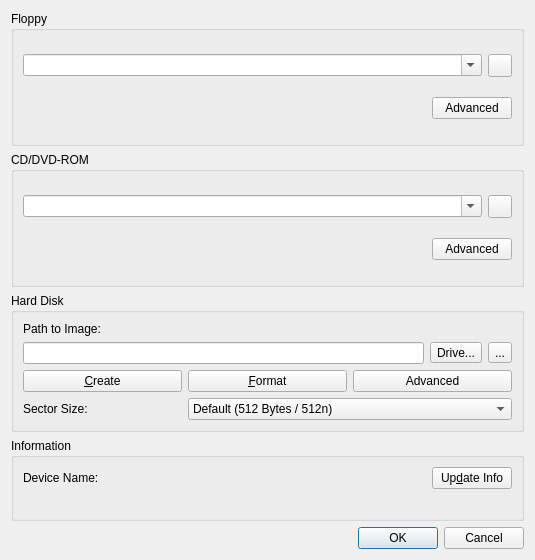
<?xml version="1.0" encoding="UTF-8"?>
<ui version="4.0">
 <author>Andrey Rijov</author>
 <class>Properties_Window</class>
 <widget class="QDialog" name="Properties_Window">
  <property name="windowModality">
   <enum>Qt::WindowModal</enum>
  </property>
  <property name="geometry">
   <rect>
    <x>0</x>
    <y>0</y>
    <width>535</width>
    <height>560</height>
   </rect>
  </property>
  <property name="windowTitle">
   <string>Properties</string>
  </property>
  <property name="windowIcon">
   <iconset resource="../resources/icons.qrc">
    <normaloff>:/edit.png</normaloff>:/edit.png</iconset>
  </property>
  <layout class="QVBoxLayout" name="verticalLayout">
   <item>
    <widget class="QGroupBox" name="GB_Floppy">
     <property name="sizePolicy">
      <sizepolicy hsizetype="Preferred" vsizetype="Minimum">
       <horstretch>0</horstretch>
       <verstretch>0</verstretch>
      </sizepolicy>
     </property>
     <property name="title">
      <string>Floppy</string>
     </property>
     <layout class="QGridLayout" name="gridLayout_3">
      <item row="0" column="0" colspan="2">
       <layout class="QHBoxLayout" name="horizontalLayout_4">
        <item>
         <widget class="QComboBox" name="CB_FD_Devices">
          <property name="editable">
           <bool>true</bool>
          </property>
         </widget>
        </item>
        <item>
         <widget class="QToolButton" name="TB_FD_Image_Browse">
          <property name="baseSize">
           <size>
            <width>0</width>
            <height>0</height>
           </size>
          </property>
          <property name="toolTip">
           <string>Browse</string>
          </property>
          <property name="text">
           <string/>
          </property>
          <property name="icon">
           <iconset resource="../resources/icons.qrc">
            <normaloff>:/open-file.png</normaloff>:/open-file.png</iconset>
          </property>
          <property name="toolButtonStyle">
           <enum>Qt::ToolButtonIconOnly</enum>
          </property>
         </widget>
        </item>
       </layout>
      </item>
      <item row="1" column="0">
       <spacer name="horizontalSpacer">
        <property name="orientation">
         <enum>Qt::Horizontal</enum>
        </property>
        <property name="sizeHint" stdset="0">
         <size>
          <width>114</width>
          <height>20</height>
         </size>
        </property>
       </spacer>
      </item>
      <item row="1" column="1">
       <widget class="QPushButton" name="TB_FD_Advanced_Settings">
        <property name="text">
         <string>Advanced</string>
        </property>
        <property name="icon">
         <iconset resource="../resources/icons.qrc">
          <normaloff>:/configure.png</normaloff>:/configure.png</iconset>
        </property>
       </widget>
      </item>
     </layout>
    </widget>
   </item>
   <item>
    <widget class="QGroupBox" name="GB_CDROM">
     <property name="sizePolicy">
      <sizepolicy hsizetype="Preferred" vsizetype="Minimum">
       <horstretch>0</horstretch>
       <verstretch>0</verstretch>
      </sizepolicy>
     </property>
     <property name="title">
      <string>CD/DVD-ROM</string>
     </property>
     <layout class="QGridLayout" name="gridLayout_4">
      <item row="0" column="0" colspan="2">
       <layout class="QHBoxLayout" name="horizontalLayout_3">
        <item>
         <widget class="QComboBox" name="CB_CDROM_Devices">
          <property name="editable">
           <bool>true</bool>
          </property>
         </widget>
        </item>
        <item>
         <widget class="QToolButton" name="TB_CDROM_Image_Browse">
          <property name="toolTip">
           <string>Browse</string>
          </property>
          <property name="text">
           <string/>
          </property>
          <property name="icon">
           <iconset resource="../resources/icons.qrc">
            <normaloff>:/open-file.png</normaloff>:/open-file.png</iconset>
          </property>
          <property name="toolButtonStyle">
           <enum>Qt::ToolButtonIconOnly</enum>
          </property>
         </widget>
        </item>
       </layout>
      </item>
      <item row="1" column="0">
       <spacer name="horizontalSpacer_2">
        <property name="orientation">
         <enum>Qt::Horizontal</enum>
        </property>
        <property name="sizeHint" stdset="0">
         <size>
          <width>114</width>
          <height>20</height>
         </size>
        </property>
       </spacer>
      </item>
      <item row="1" column="1">
       <widget class="QPushButton" name="TB_CDROM_Advanced_Settings">
        <property name="text">
         <string>Advanced</string>
        </property>
        <property name="icon">
         <iconset resource="../resources/icons.qrc">
          <normaloff>:/configure.png</normaloff>:/configure.png</iconset>
        </property>
       </widget>
      </item>
     </layout>
    </widget>
   </item>
   <item>
    <widget class="QGroupBox" name="GB_HDD">
     <property name="sizePolicy">
      <sizepolicy hsizetype="Preferred" vsizetype="Minimum">
       <horstretch>0</horstretch>
       <verstretch>0</verstretch>
      </sizepolicy>
     </property>
     <property name="title">
      <string>Hard Disk</string>
     </property>
     <layout class="QGridLayout" name="gridLayout_2">
      <item row="0" column="0">
       <widget class="QLabel" name="Label_HDD_Path_to_Image">
        <property name="text">
         <string>Path to Image:</string>
        </property>
       </widget>
      </item>
      <item row="1" column="0" colspan="3">
       <layout class="QHBoxLayout" name="horizontalLayout_2">
        <item>
         <widget class="QLineEdit" name="Edit_HDD_Image_Path"/>
        </item>
        <item>
         <widget class="QToolButton" name="TB_HDD_Physical">
          <property name="toolTip">
           <string>Use a whole physical drive or one partition</string>
          </property>
          <property name="text">
           <string>Drive...</string>
          </property>
         </widget>
        </item>
        <item>
         <widget class="QToolButton" name="TB_HDD_Image_Browse">
          <property name="toolTip">
           <string>Browse</string>
          </property>
          <property name="text">
           <string>...</string>
          </property>
          <property name="icon">
           <iconset resource="../resources/icons.qrc">
            <normaloff>:/open-file.png</normaloff>:/open-file.png</iconset>
          </property>
         </widget>
        </item>
       </layout>
      </item>
      <item row="2" column="0">
       <widget class="QPushButton" name="Button_HDD_New">
        <property name="text">
         <string>&amp;Create</string>
        </property>
        <property name="icon">
         <iconset resource="../resources/icons.qrc">
          <normaloff>:/add.png</normaloff>:/add.png</iconset>
        </property>
       </widget>
      </item>
      <item row="2" column="1">
       <widget class="QPushButton" name="Button_HDD_Format">
        <property name="text">
         <string>&amp;Format</string>
        </property>
        <property name="icon">
         <iconset resource="../resources/icons.qrc">
          <normaloff>:/eraser.png</normaloff>:/eraser.png</iconset>
        </property>
       </widget>
      </item>
      <item row="2" column="2">
       <widget class="QPushButton" name="TB_HDD_Advanced_Settings">
        <property name="sizePolicy">
         <sizepolicy hsizetype="Minimum" vsizetype="Fixed">
          <horstretch>0</horstretch>
          <verstretch>0</verstretch>
         </sizepolicy>
        </property>
        <property name="text">
         <string>Advanced</string>
        </property>
        <property name="icon">
         <iconset resource="../resources/icons.qrc">
          <normaloff>:/configure.png</normaloff>:/configure.png</iconset>
        </property>
       </widget>
      </item>
      <item row="3" column="0">
       <widget class="QLabel" name="Label_HDD_Sector_Size">
        <property name="text">
         <string>Sector Size:</string>
        </property>
       </widget>
      </item>
      <item row="3" column="1" colspan="2">
       <widget class="QComboBox" name="CB_HDD_Sector_Size">
        <property name="toolTip">
         <string>Native sector size emulation. 4096B (4Kn) enables running modern TrueNAS, ZFS, and Advanced Format disks natively.</string>
        </property>
        <item>
         <property name="text">
          <string>Default (512 Bytes / 512n)</string>
         </property>
        </item>
        <item>
         <property name="text">
          <string>4096 Bytes Native (4Kn - ZFS / TrueNAS)</string>
         </property>
        </item>
        <item>
         <property name="text">
          <string>512e (512B Logical / 4096B Physical)</string>
         </property>
        </item>
       </widget>
      </item>
     </layout>
    </widget>
   </item>
   <item>
    <widget class="QGroupBox" name="GB_Info">
     <property name="sizePolicy">
      <sizepolicy hsizetype="Preferred" vsizetype="Maximum">
       <horstretch>0</horstretch>
       <verstretch>0</verstretch>
      </sizepolicy>
     </property>
     <property name="title">
      <string>Information</string>
     </property>
     <layout class="QGridLayout" name="gridLayout">
      <item row="0" column="0">
       <widget class="QLabel" name="Label_Name">
        <property name="sizePolicy">
         <sizepolicy hsizetype="Minimum" vsizetype="Preferred">
          <horstretch>0</horstretch>
          <verstretch>0</verstretch>
         </sizepolicy>
        </property>
        <property name="text">
         <string>Device Name: </string>
        </property>
       </widget>
      </item>
      <item row="0" column="1">
       <widget class="QPushButton" name="Button_Update_Info">
        <property name="sizePolicy">
         <sizepolicy hsizetype="Maximum" vsizetype="Fixed">
          <horstretch>0</horstretch>
          <verstretch>0</verstretch>
         </sizepolicy>
        </property>
        <property name="text">
         <string>Up&amp;date Info</string>
        </property>
        <property name="icon">
         <iconset resource="../resources/icons.qrc">
          <normaloff>:/update.png</normaloff>:/update.png</iconset>
        </property>
       </widget>
      </item>
      <item row="1" column="0" colspan="2">
       <widget class="QLabel" name="Label_Info">
        <property name="text">
         <string/>
        </property>
        <property name="textInteractionFlags">
         <set>Qt::TextSelectableByMouse</set>
        </property>
       </widget>
      </item>
     </layout>
    </widget>
   </item>
   <item>
    <layout class="QHBoxLayout" name="horizontalLayout">
     <item>
      <spacer>
       <property name="orientation">
        <enum>Qt::Horizontal</enum>
       </property>
       <property name="sizeHint" stdset="0">
        <size>
         <width>40</width>
         <height>20</height>
        </size>
       </property>
      </spacer>
     </item>
     <item>
      <widget class="Dialog_Button_Box" name="buttonBox">
       <property name="standardButtons">
        <set>QDialogButtonBox::Cancel|QDialogButtonBox::Ok</set>
       </property>
      </widget>
     </item>
    </layout>
   </item>
  </layout>
 </widget>
 <customwidgets>
  <customwidget>
   <class>Dialog_Button_Box</class>
   <extends>QDialogButtonBox</extends>
   <header>Dialog_Button_Box.h</header>
  </customwidget>
 </customwidgets>
 <tabstops>
  <tabstop>CB_FD_Devices</tabstop>
  <tabstop>TB_FD_Advanced_Settings</tabstop>
  <tabstop>TB_FD_Image_Browse</tabstop>
  <tabstop>CB_CDROM_Devices</tabstop>
  <tabstop>TB_CDROM_Advanced_Settings</tabstop>
  <tabstop>TB_CDROM_Image_Browse</tabstop>
  <tabstop>Edit_HDD_Image_Path</tabstop>
  <tabstop>TB_HDD_Image_Browse</tabstop>
  <tabstop>Button_HDD_New</tabstop>
  <tabstop>Button_HDD_Format</tabstop>
  <tabstop>TB_HDD_Advanced_Settings</tabstop>
  <tabstop>Button_Update_Info</tabstop>
 </tabstops>
 <resources>
  <include location="../resources/icons.qrc"/>
 </resources>
 <connections>
  <connection>
   <sender>buttonBox</sender>
   <signal>accepted()</signal>
   <receiver>Properties_Window</receiver>
   <slot>accept()</slot>
   <hints>
    <hint type="sourcelabel">
     <x>396</x>
     <y>531</y>
    </hint>
    <hint type="destinationlabel">
     <x>267</x>
     <y>279</y>
    </hint>
   </hints>
  </connection>
  <connection>
   <sender>buttonBox</sender>
   <signal>rejected()</signal>
   <receiver>Properties_Window</receiver>
   <slot>reject()</slot>
   <hints>
    <hint type="sourcelabel">
     <x>396</x>
     <y>531</y>
    </hint>
    <hint type="destinationlabel">
     <x>267</x>
     <y>279</y>
    </hint>
   </hints>
  </connection>
 </connections>
</ui>
